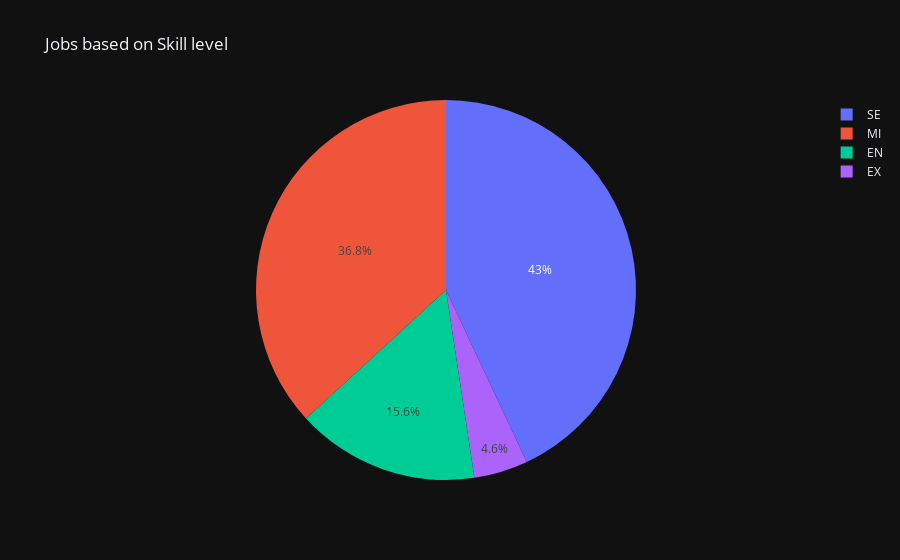

Source (notebook cell):
### Markdown cell above
What are the various classification of jobs based on their skill level

### Code cell
Skl_Lvl=sal['experience_level'].value_counts()
fig=px.pie(names=Skl_Lvl.index,
           values=Skl_Lvl.values,
           color=Skl_Lvl.index,
           title='Jobs based on Skill level',
           template='plotly_dark')

fig.show()

### Figure 1 — Plotly figure (JSON) as saved in the notebook; plotly's stock layout.template omitted (floating-point values rounded to 4 significant figures)
{"data": [{"customdata": [["SE"], ["MI"], ["EN"], ["EX"]], "domain": {"x": [0, 1], "y": [0, 1]}, "hovertemplate": "label=%{label}<br>value=%{value}<br>color=%{customdata[0]}<extra></extra>", "labels": ["SE", "MI", "EN", "EX"], "legendgroup": "", "marker": {"colors": ["#636efa", "#EF553B", "#00cc96", "#ab63fa"]}, "name": "", "showlegend": true, "type": "pie", "values": [243, 208, 88, 26]}], "layout": {"legend": {"tracegroupgap": 0}, "title": {"text": "Jobs based on Skill level"}}}
